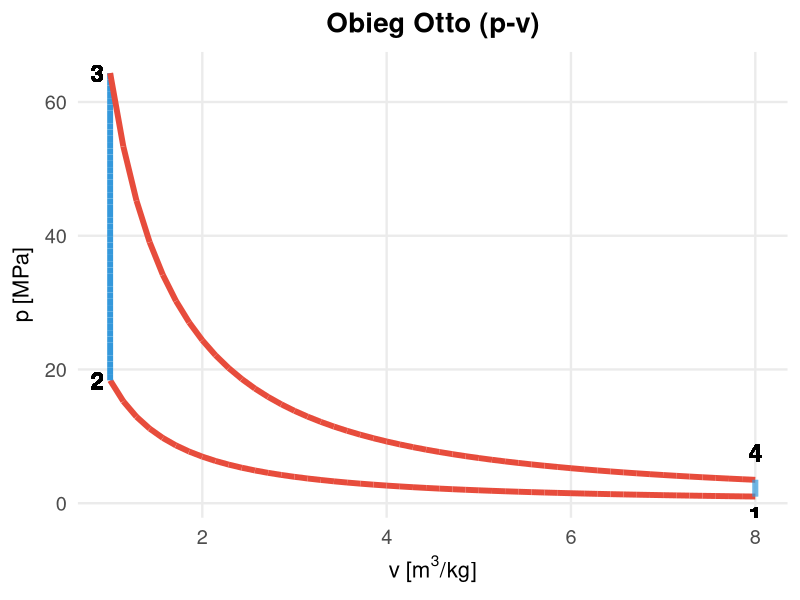
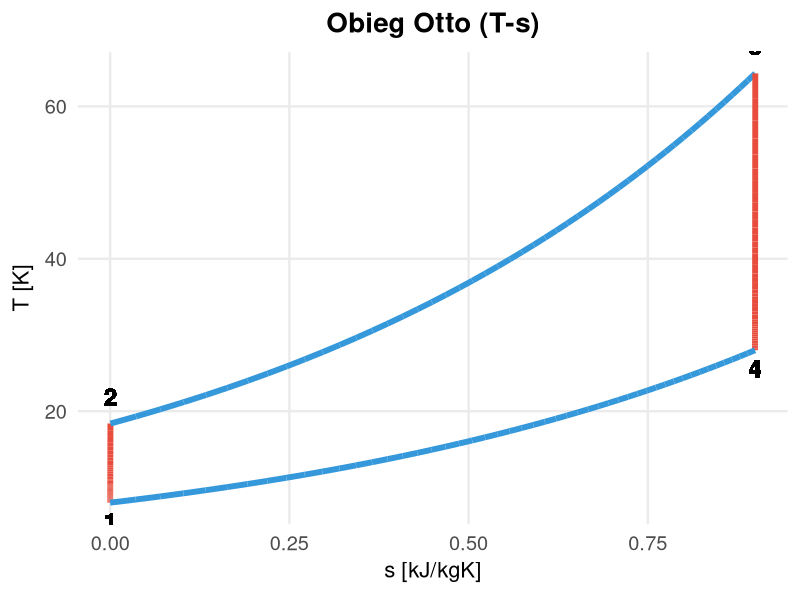
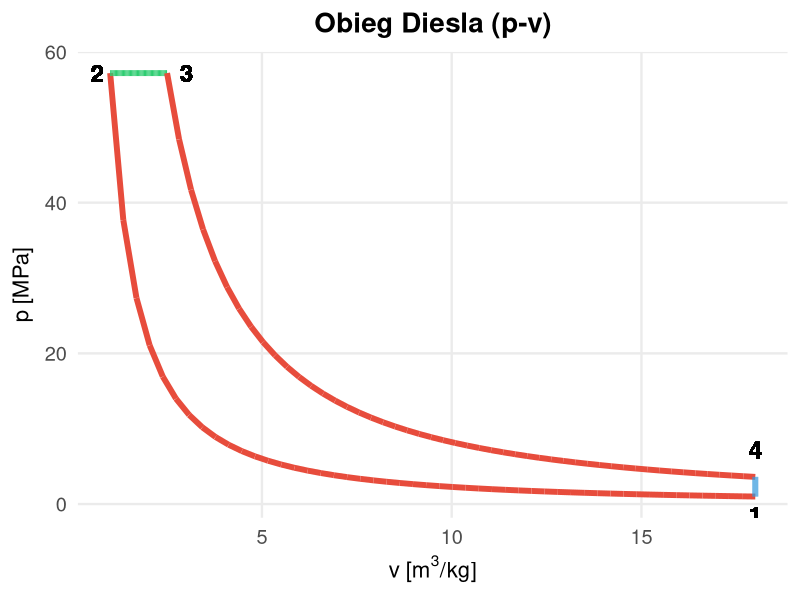
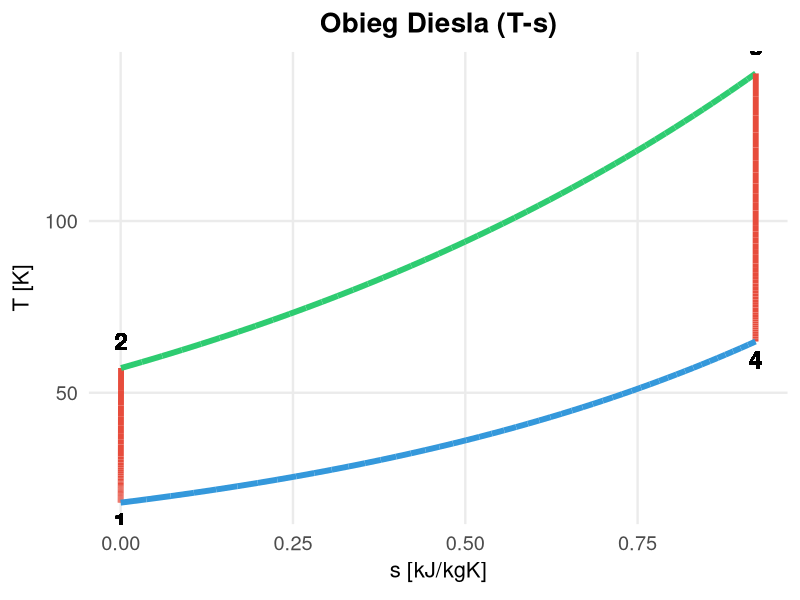
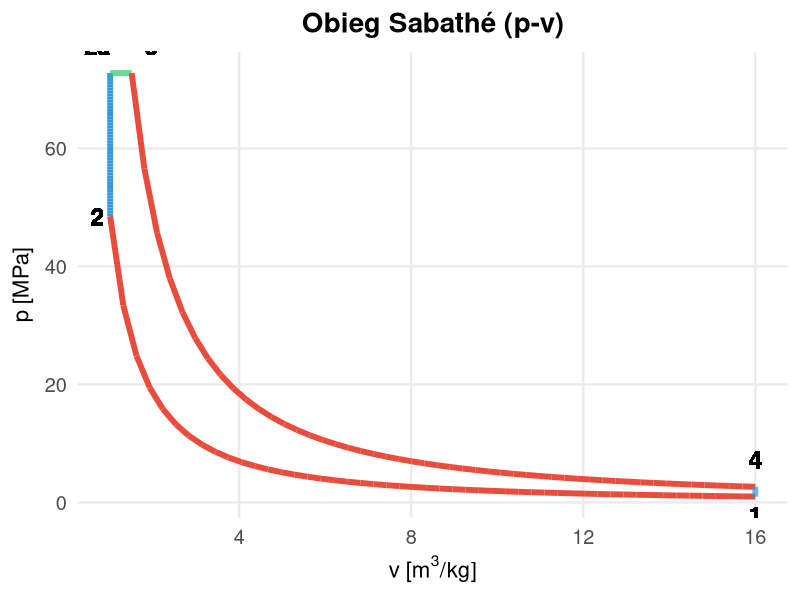
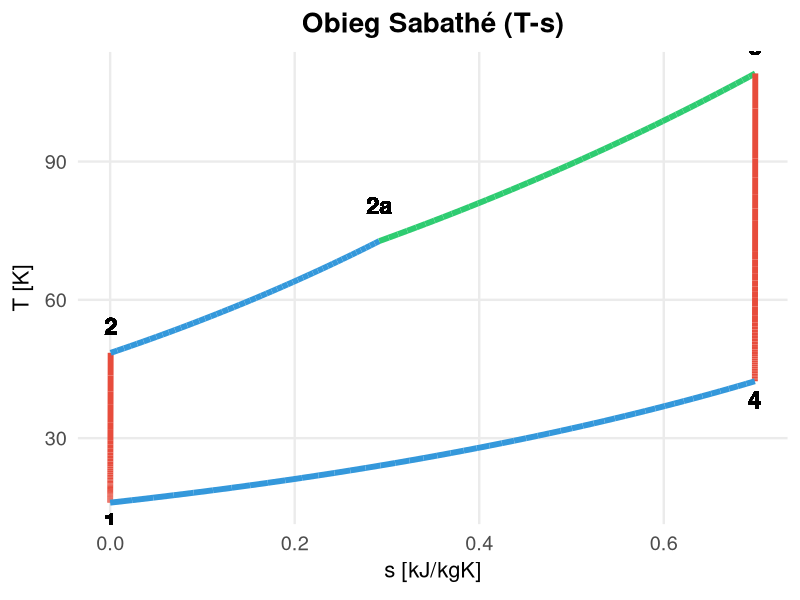
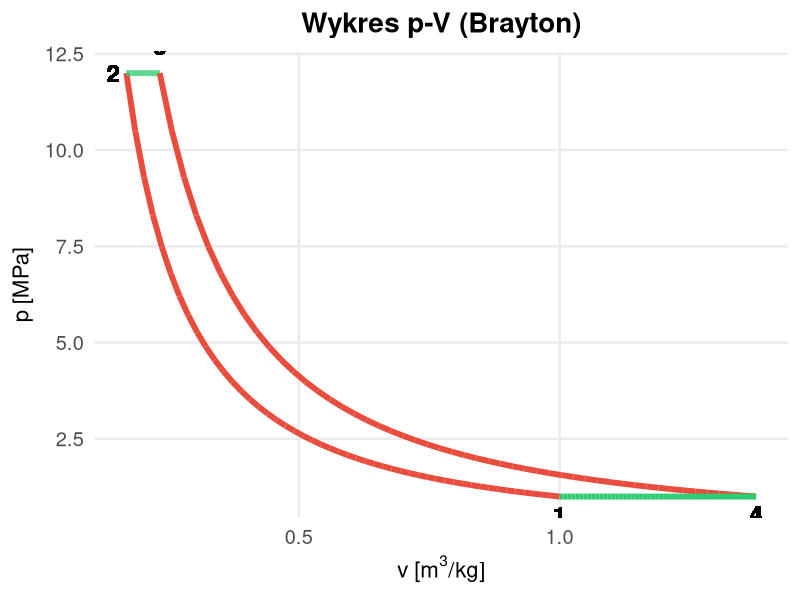
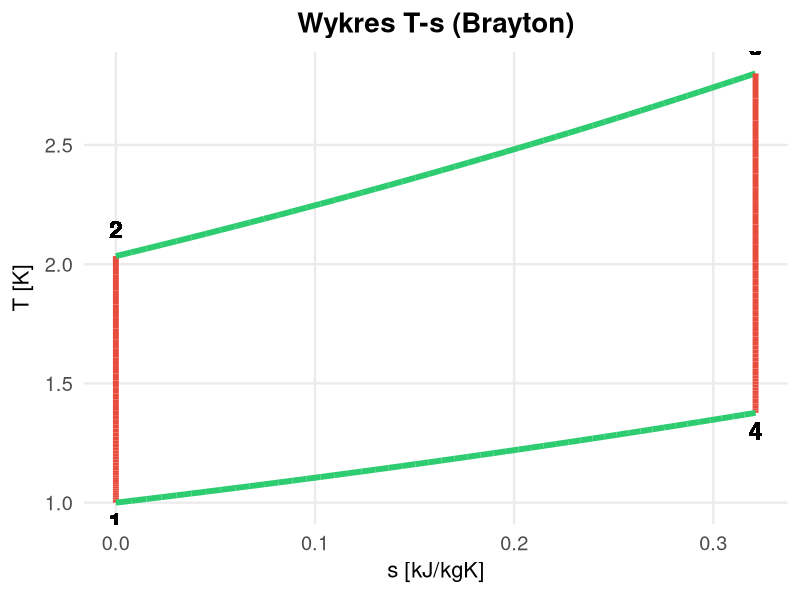

These figures' R source, in order:
## ---- chunk 1
#| echo: false
#| warning: false
#| message: false
library(ggplot2)
library(patchwork)

# --- GLOBAL STYLING FOR PLOTS ---
theme_thermo <- function() {
  theme_minimal(base_size = 18) +
  theme(
    plot.title = element_text(hjust = 0.5, face = "bold", size = 20),
    axis.title = element_text(face = "italic", size = 16),
    panel.grid.minor = element_blank()
  )
}
theme_set(theme_thermo())

# --- COLORS ---
col_iso_p <- "#2ecc71" # Green
col_iso_v <- "#3498db" # Blue
col_iso_T <- "#9b59b6" # Purple
col_adi   <- "#e74c3c" # Red
col_n     <- "#f39c12" # Orange

# --- HELPER: ARROWS ---
arrow_style <- arrow(length = unit(0.4, "cm"), type = "closed")
## ---- chunk 2
#| label: otto
#| echo: false
#| layout-ncol: 2
#| fig-width: 6
#| fig-height: 5
#| warning: false
#| message: false

# 1. PARAMETRY
k <- 1.4
v_min <- 1; v_max <- 8
epsilon <- v_max / v_min
cv <- 0.718; R_ind <- 0.287

# Funkcje
calc_T <- function(p, v) { p * v }
calc_s <- function(T, v) { cv * log(T) + R_ind * log(v) }

# 2. OBLICZENIA PUNKTÓW
p1 <- 1; v1 <- v_max
T1 <- calc_T(p1, v1); s1 <- calc_s(T1, v1)

v2 <- v_min; p2 <- p1 * (v1/v2)^k
T2 <- calc_T(p2, v2); s2 <- calc_s(T2, v2)

v3 <- v2; lambda <- 3.5; p3 <- p2 * lambda
T3 <- calc_T(p3, v3); s3 <- calc_s(T3, v3)

v4 <- v1; p4 <- p3 * (v3/v4)^k
T4 <- calc_T(p4, v4); s4 <- calc_s(T4, v4)

# 3. GENEROWANIE KRZYWYCH
n_points <- 50

# 1-2 Adiabata
v_12 <- seq(v1, v2, length.out=n_points)
p_12 <- p1 * (v1/v_12)^k
T_12 <- calc_T(p_12, v_12)
s_12 <- calc_s(T_12, v_12)

# 2-3 Izochora
v_23 <- rep(v2, n_points)
p_23 <- seq(p2, p3, length.out=n_points)
T_23 <- calc_T(p_23, v_23)
s_23 <- calc_s(T_23, v_23)

# 3-4 Adiabata
v_34 <- seq(v3, v4, length.out=n_points)
p_34 <- p3 * (v3/v_34)^k
T_34 <- calc_T(p_34, v_34)
s_34 <- calc_s(T_34, v_34)

# 4-1 Izochora
v_41 <- rep(v4, n_points)
p_41 <- seq(p4, p1, length.out=n_points)
T_41 <- calc_T(p_41, v_41)
s_41 <- calc_s(T_41, v_41)

df <- data.frame(
  v = c(v_12, v_23, v_34, v_41),
  p = c(p_12, p_23, p_34, p_41),
  T = c(T_12, T_23, T_34, T_41),
  s = c(s_12, s_23, s_34, s_41),
  type = rep(c("Adiabata", "Izochora", "Adiabata", "Izochora"), each=n_points),
  color = rep(c(col_adi, col_iso_v, col_adi, col_iso_v), each=n_points)
)
df$s <- df$s - min(df$s)

# 4. WYKRESY
p_pv <- ggplot(df, aes(x=v, y=p, group=1)) +
  geom_path(aes(color=color), size=2) +
  scale_color_identity() +
  geom_text(aes(x=v1, y=p1, label="1"), vjust=1.5, size=6, fontface="bold") +
  geom_text(aes(x=v2, y=p2, label="2"), hjust=1.5, size=6, fontface="bold") +
  geom_text(aes(x=v3, y=p3, label="3"), hjust=1.5, size=6, fontface="bold") +
  geom_text(aes(x=v4, y=p4, label="4"), vjust=-1, size=6, fontface="bold") +
  labs(title="Obieg Otto (p-v)", x=expression(v ~ "[m"^3*"/kg]"), y=expression(p ~ "[MPa]"))

p_ts <- ggplot(df, aes(x=s, y=T, group=1)) +
  geom_path(aes(color=color), size=2) +
  scale_color_identity() +
  geom_text(aes(x=df$s[1], y=T1, label="1"), vjust=1.5, size=6, fontface="bold") +
  geom_text(aes(x=df$s[n_points], y=T2, label="2"), vjust=-1, size=6, fontface="bold") +
  geom_text(aes(x=df$s[2*n_points], y=T3, label="3"), vjust=-1, size=6, fontface="bold") +
  geom_text(aes(x=df$s[3*n_points], y=T4, label="4"), vjust=1.5, size=6, fontface="bold") +
  labs(title="Obieg Otto (T-s)", x=expression(s ~ "[kJ/kgK]"), y=expression(T ~ "[K]"))

p_pv
p_ts
## ---- chunk 3
#| label: diesel
#| echo: false
#| layout-ncol: 2
#| fig-width: 6
#| fig-height: 5
#| warning: false
#| message: false

# 1. PARAMETRY
k <- 1.4
v_min <- 1; v_max <- 18
epsilon <- v_max / v_min
cv <- 0.718; R_ind <- 0.287

# Funkcje
calc_T <- function(p, v) { p * v } 
calc_s <- function(T, v) { cv * log(T) + R_ind * log(v) }

# 2. OBLICZENIA PUNKTÓW
p1 <- 1; v1 <- v_max; T1 <- calc_T(p1, v1); s1 <- calc_s(T1, v1)
v2 <- v_min; p2 <- p1 * (v1/v2)^k; T2 <- calc_T(p2, v2); s2 <- calc_s(T2, v2)

# Pkt 3 (Spalanie IZOBARYCZNE)
p3 <- p2; rho <- 2.5; v3 <- v_min * rho 
T3 <- calc_T(p3, v3); s3 <- calc_s(T3, v3)

# Pkt 4 (Rozprężanie Adiabatyczne)
v4 <- v1; p4 <- p3 * (v3/v4)^k
T4 <- calc_T(p4, v4); s4 <- calc_s(T4, v4)

# 3. GENEROWANIE
n_points <- 50
# 1-2 Adiabata
v_12 <- seq(v1, v2, length.out=n_points); p_12 <- p1 * (v1/v_12)^k; T_12 <- calc_T(p_12, v_12); s_12 <- calc_s(T_12, v_12)
# 2-3 Izobara
v_23 <- seq(v2, v3, length.out=n_points); p_23 <- rep(p2, n_points); T_23 <- calc_T(p_23, v_23); s_23 <- calc_s(T_23, v_23)
# 3-4 Adiabata
v_34 <- seq(v3, v4, length.out=n_points); p_34 <- p3 * (v3/v_34)^k; T_34 <- calc_T(p_34, v_34); s_34 <- calc_s(T_34, v_34)
# 4-1 Izochora
v_41 <- rep(v4, n_points); p_41 <- seq(p4, p1, length.out=n_points); T_41 <- calc_T(p_41, v_41); s_41 <- calc_s(T_41, v_41)

df_diesel <- data.frame(
  v = c(v_12, v_23, v_34, v_41),
  p = c(p_12, p_23, p_34, p_41),
  T = c(T_12, T_23, T_34, T_41),
  s = c(s_12, s_23, s_34, s_41),
  color = rep(c(col_adi, col_iso_p, col_adi, col_iso_v), each=n_points)
)
df_diesel$s <- df_diesel$s - min(df_diesel$s)

# 4. WYKRESY
p_pv_d <- ggplot(df_diesel, aes(x=v, y=p, group=1)) +
  geom_path(aes(color=color), size=2) +
  scale_color_identity() +
  geom_text(aes(x=v1, y=p1, label="1"), vjust=1.5, size=6, fontface="bold") +
  geom_text(aes(x=v2, y=p2, label="2"), hjust=1.5, size=6, fontface="bold") +
  geom_text(aes(x=v3, y=p3, label="3"), hjust=-1, size=6, fontface="bold") +
  geom_text(aes(x=v4, y=p4, label="4"), vjust=-1, size=6, fontface="bold") +
  labs(title="Obieg Diesla (p-v)", x=expression(v ~ "[m"^3*"/kg]"), y=expression(p ~ "[MPa]"))

p_ts_d <- ggplot(df_diesel, aes(x=s, y=T, group=1)) +
  geom_path(aes(color=color), size=2) +
  scale_color_identity() +
  geom_text(aes(x=df_diesel$s[1], y=T1, label="1"), vjust=1.5, size=6, fontface="bold") +
  geom_text(aes(x=df_diesel$s[n_points], y=T2, label="2"), vjust=-1, size=6, fontface="bold") +
  geom_text(aes(x=df_diesel$s[2*n_points], y=T3, label="3"), vjust=-1, size=6, fontface="bold") +
  geom_text(aes(x=df_diesel$s[3*n_points], y=T4, label="4"), vjust=1.5, size=6, fontface="bold") +
  labs(title="Obieg Diesla (T-s)", x=expression(s ~ "[kJ/kgK]"), y=expression(T ~ "[K]"))

p_pv_d
p_ts_d
## ---- chunk 4
#| label: sabathe
#| echo: false
#| layout-ncol: 2
#| fig-width: 6
#| fig-height: 5
#| warning: false
#| message: false

# 1. PARAMETRY
k <- 1.4
v_min <- 1; v_max <- 16
epsilon <- v_max / v_min
cv <- 0.718; R_ind <- 0.287

# Funkcje
calc_T <- function(p, v) { p * v }
calc_s <- function(T, v) { cv * log(T) + R_ind * log(v) }

# 2. OBLICZENIA PUNKTÓW
n_points <- 50
p1 <- 1; v1 <- v_max; T1 <- calc_T(p1, v1); s1 <- calc_s(T1, v1)
v2 <- v_min; p2 <- p1 * (v1/v2)^k; T2 <- calc_T(p2, v2); s2 <- calc_s(T2, v2)

# Pkt 2a (Spalanie IZOCHORYCZNE)
alfa <- 1.5 
v2a <- v2; p2a <- p2 * alfa; T2a <- calc_T(p2a, v2a); s2a <- calc_s(T2a, v2a)

# Pkt 3 (Spalanie IZOBARYCZNE)
rho <- 1.5
p3 <- p2a; v3 <- v2a * rho; T3 <- calc_T(p3, v3); s3 <- calc_s(T3, v3)

# Pkt 4 (Rozprężanie Adiabatyczne)
v4 <- v1; p4 <- p3 * (v3/v4)^k; T4 <- calc_T(p4, v4); s4 <- calc_s(T4, v4)

# 3. GENEROWANIE
v_12 <- seq(v1, v2, length.out=n_points); p_12 <- p1 * (v1/v_12)^k; T_12 <- calc_T(p_12, v_12); s_12 <- calc_s(T_12, v_12)
v_2to2a <- rep(v2, n_points); p_2to2a <- seq(p2, p2a, length.out=n_points); T_2to2a <- calc_T(p_2to2a, v_2to2a); s_2to2a <- calc_s(T_2to2a, v_2to2a)
v_2ato3 <- seq(v2a, v3, length.out=n_points); p_2ato3 <- rep(p2a, n_points); T_2ato3 <- calc_T(p_2ato3, v_2ato3); s_2ato3 <- calc_s(T_2ato3, v_2ato3)
v_34 <- seq(v3, v4, length.out=n_points); p_34 <- p3 * (v3/v_34)^k; T_34 <- calc_T(p_34, v_34); s_34 <- calc_s(T_34, v_34)
v_41 <- rep(v4, n_points); p_41 <- seq(p4, p1, length.out=n_points); T_41 <- calc_T(p_41, v_41); s_41 <- calc_s(T_41, v_41)

df_sab <- data.frame(
  v = c(v_12, v_2to2a, v_2ato3, v_34, v_41),
  p = c(p_12, p_2to2a, p_2ato3, p_34, p_41),
  T = c(T_12, T_2to2a, T_2ato3, T_34, T_41),
  s = c(s_12, s_2to2a, s_2ato3, s_34, s_41),
  color = rep(c(col_adi, col_iso_v, col_iso_p, col_adi, col_iso_v), each=n_points)
)
df_sab$s <- df_sab$s - min(df_sab$s)

# 4. WYKRESY
p_pv_s <- ggplot(df_sab, aes(x=v, y=p, group=1)) +
  geom_path(aes(color=color), size=2) +
  scale_color_identity() +
  geom_text(aes(x=v1, y=p1, label="1"), vjust=1.5, size=6, fontface="bold") +
  geom_text(aes(x=v2, y=p2, label="2"), hjust=1.5, size=6, fontface="bold") +
  geom_text(aes(x=v2a, y=p2a, label="2a"), vjust=-1, hjust=1, size=6, fontface="bold") +
  geom_text(aes(x=v3, y=p3, label="3"), vjust=-1, hjust=-1, size=6, fontface="bold") +
  geom_text(aes(x=v4, y=p4, label="4"), vjust=-1, size=6, fontface="bold") +
  labs(title="Obieg Sabathé (p-v)", x=expression(v ~ "[m"^3*"/kg]"), y=expression(p ~ "[MPa]"))

p_ts_s <- ggplot(df_sab, aes(x=s, y=T, group=1)) +
  geom_path(aes(color=color), size=2) +
  scale_color_identity() +
  geom_text(aes(x=df_sab$s[1], y=T1, label="1"), vjust=1.5, size=6, fontface="bold") +
  geom_text(aes(x=df_sab$s[n_points], y=T2, label="2"), vjust=-1, size=6, fontface="bold") +
  geom_text(aes(x=df_sab$s[2*n_points], y=T2a, label="2a"), vjust=-1.5, size=6, fontface="bold") +
  geom_text(aes(x=df_sab$s[3*n_points], y=T3, label="3"), vjust=-1, size=6, fontface="bold") +
  geom_text(aes(x=df_sab$s[4*n_points], y=T4, label="4"), vjust=1.5, size=6, fontface="bold") +
  labs(title="Obieg Sabathé (T-s)", x=expression(s ~ "[kJ/kgK]"), y=expression(T ~ "[K]"))

p_pv_s
p_ts_s
## ---- chunk 5
#| label: brayton
#| echo: false
#| layout-ncol: 2
#| fig-width: 6
#| fig-height: 5
#| warning: false
#| message: false

# 1. PARAMETRY
k <- 1.4
p_min <- 1; p_max <- 12
pi_comp <- p_max / p_min
cv <- 0.718; R_ind <- 0.287; cp <- 1.005

# Funkcje
calc_T <- function(p, v) { p * v }
calc_s <- function(T, v) { cp * log(T) - R_ind * log(p) }

# 2. OBLICZENIA PUNKTÓW
n_points <- 50
p1 <- p_min; v1 <- 1; T1 <- calc_T(p1, v1); s1 <- 0 
p2 <- p_max; T2 <- T1 * (pi_comp)^((k-1)/k); v2 <- T2 / p2; s2 <- s1
p3 <- p2; tau <- 2.8; T3 <- T1 * tau; v3 <- T3 / p3; s3 <- cp * log(T3/T2) - R_ind * log(p3/p2) + s2
p4 <- p1; T4 <- T3 * (p4/p3)^((k-1)/k); v4 <- T4 / p4; s4 <- s3

# 3. GENEROWANIE
v_12 <- seq(v1, v2, length.out=n_points); p_12 <- p1 * (v1/v_12)^k; T_12 <- p_12 * v_12; s_12 <- rep(s1, n_points)
v_23 <- seq(v2, v3, length.out=n_points); p_23 <- rep(p2, n_points); T_23 <- p_23 * v_23; s_23 <- cp * log(T_23/T2) + s2
v_34 <- seq(v3, v4, length.out=n_points); p_34 <- p3 * (v3/v_34)^k; T_34 <- p_34 * v_34; s_34 <- rep(s3, n_points)
v_41 <- seq(v4, v1, length.out=n_points); p_41 <- rep(p1, n_points); T_41 <- p_41 * v_41; s_41 <- cp * log(T_41/T4) + s3

df_br <- data.frame(
  v = c(v_12, v_23, v_34, v_41),
  p = c(p_12, p_23, p_34, p_41),
  T = c(T_12, T_23, T_34, T_41),
  s = c(s_12, s_23, s_34, s_41),
  color = rep(c(col_adi, col_iso_p, col_adi, col_iso_p), each=n_points)
)

# 4. WYKRESY
p_pv_b <- ggplot(df_br, aes(x=v, y=p, group=1)) +
  geom_path(aes(color=color), size=2) +
  scale_color_identity() +
  geom_text(aes(x=v1, y=p1, label="1"), vjust=1.5, size=6, fontface="bold") +
  geom_text(aes(x=v2, y=p2, label="2"), hjust=1.5, size=6, fontface="bold") +
  geom_text(aes(x=v3, y=p3, label="3"), vjust=-1, size=6, fontface="bold") +
  geom_text(aes(x=v4, y=p4, label="4"), vjust=1.5, size=6, fontface="bold") +
  labs(title="Wykres p-V (Brayton)", x=expression(v ~ "[m"^3*"/kg]"), y=expression(p ~ "[MPa]"))

p_ts_b <- ggplot(df_br, aes(x=s, y=T, group=1)) +
  geom_path(aes(color=color), size=2) +
  scale_color_identity() +
  geom_text(aes(x=s1, y=T1, label="1"), vjust=1.5, size=6, fontface="bold") +
  geom_text(aes(x=s2, y=T2, label="2"), vjust=-1, size=6, fontface="bold") +
  geom_text(aes(x=s3, y=T3, label="3"), vjust=-1, size=6, fontface="bold") +
  geom_text(aes(x=s4, y=T4, label="4"), vjust=1.5, size=6, fontface="bold") +
  labs(title="Wykres T-s (Brayton)", x=expression(s ~ "[kJ/kgK]"), y=expression(T ~ "[K]"))

p_pv_b
p_ts_b
